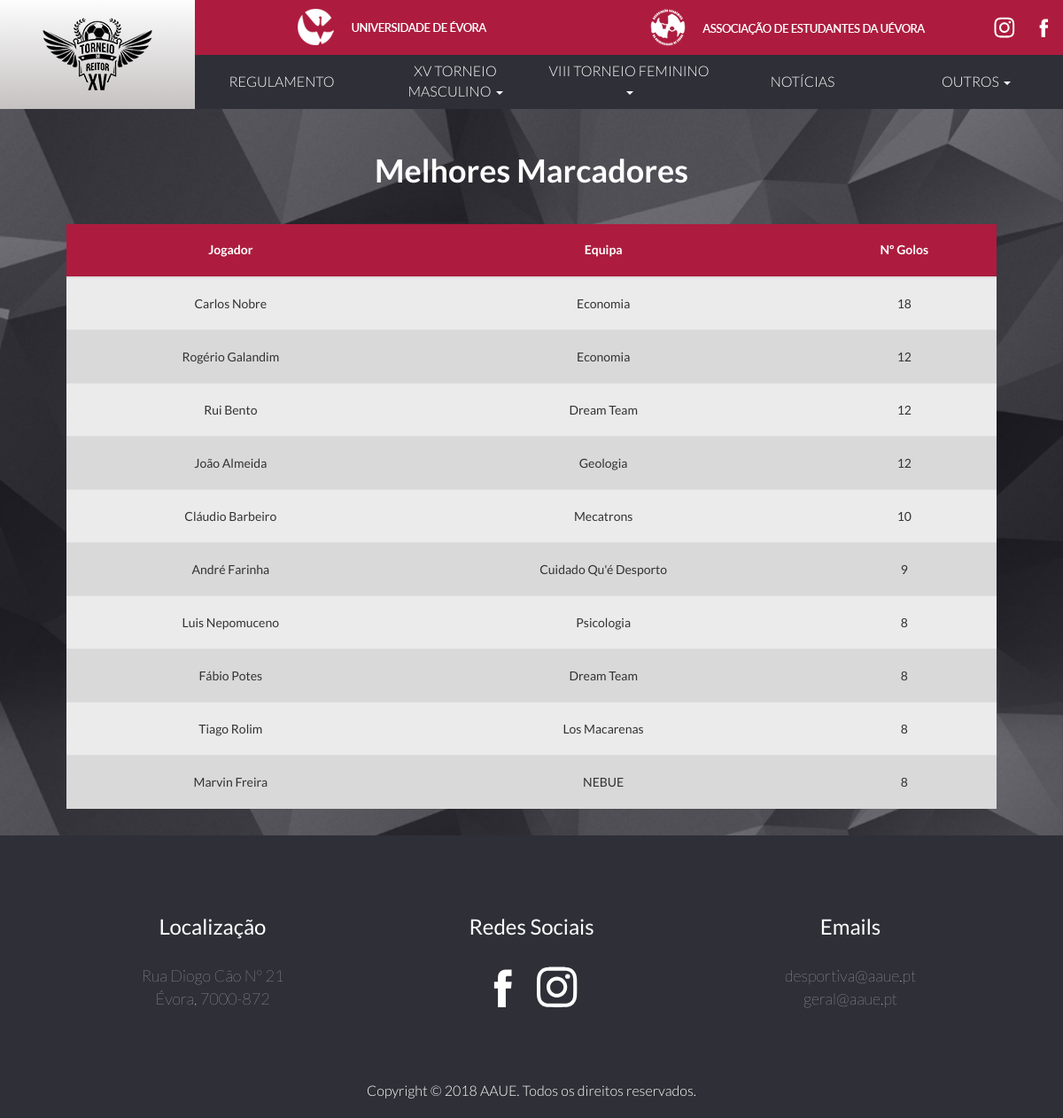
/index.php/marcadores, run on the app's committed database.
### tables this page shows
CREATE TABLE `tr2018_jogadores` (
  `id` int(11) NOT NULL AUTO_INCREMENT,
  `nomeJogador` text,
  `equipaId` int(11) DEFAULT NULL,
  `golos` int(11) DEFAULT NULL,
  `sexo` text,
  `amarelos` int(11) DEFAULT NULL,
  `vermelhos` int(11) DEFAULT NULL,
  `castigos` int(11) DEFAULT NULL,
  PRIMARY KEY (`id`)
);

CREATE TABLE `tr2018_equipas` (
  `id` int(11) NOT NULL AUTO_INCREMENT,
  `nome` text,
  `pontos` int(11) DEFAULT NULL,
  `jogos` int(11) DEFAULT NULL,
  `gm` int(11) DEFAULT NULL,
  `gs` int(11) DEFAULT NULL,
  `grupo` int(11) DEFAULT NULL,
  `cart_verm` int(11) DEFAULT '0',
  `cart_amrl` int(11) DEFAULT '0',
  `castigos` int(11) DEFAULT '0',
  `pts_fairplay` int(11) DEFAULT '0',
  PRIMARY KEY (`id`)
);

### application/controllers/Marcadores.php (called while the page is built, shortened)
<?php
class Marcadores extends CI_Controller {
	public function __construct()
	{
		$this->load->model('marcadores_model');
	}
	public function index()
	{
		$data['marcadores'] = $this->marcadores_model->getMarcadores();
		$this->load->view('template/header', $data);
		$this->load->view('marcadores');
		$this->load->view('template/footer');
	}
}

### index.php (called while the page is built, shortened)
<?php
require_once BASEPATH.'core/CodeIgniter.php';

### application/models/Marcadores_model.php (called while the page is built, shortened)
<?php
class Marcadores_model extends CI_Model {
	public function getMarcadores()
	{
		$query = $this->db->select('nome, nomeJogador, golos')
		->from('jogadores')
		->join('equipas', 'jogadores.equipaId = equipas.id')
		->order_by('golos', 'DESC')
		->limit(10)
		->get();
		return $query->result_array();
	}
}

### application/views/marcadores.php (the view)
<div class="container">
	<h1 class="titulo">Melhores Marcadores</h1>
	<div class="table-responsive">
		<table class="table">
			<table class="table tabela-riscada">
				<thead>
					<tr>
						<th>Jogador</th>
						<th>Equipa</th>
						<th>Nº Golos</th>
					</tr>
				</thead>
				<tbody>
					<?php
					foreach($marcadores as $marcadores): ?>
					<tr>
						<td><?php echo $marcadores['nomeJogador']; ?></td>
						<td><?php echo $marcadores['nome']; ?></td>
						<td><?php echo $marcadores['golos']; ?></td>
					</tr>
				<?php endforeach; ?>
			</tbody>
		</table>
	</table>
</div>
</div>

### assets/css/custom.css (style rules this page uses)
html, body { font-family: 'Lato', sans-serif; background-image: url("../imgs/bg-grande.jpg"); background-size: cover; margin:0; padding:0; height:100%; }
.container { padding-right: 5%; padding-left: 5%; margin-top: 20px; margin-right: auto; margin-left: auto; min-height: 100%; }
.titulo { text-align: center; padding: 10px; color: white; font-weight: bolder; }
.tabela-riscada { vertical-align: middle; text-align: center; height: 60px; border: 0px; }
.tabela-riscada > tbody > tr > td { vertical-align: middle; height: 60px; }
.tabela-riscada > thead > tr > th { height: 60px; background-color: #AD1C3E; color:white; vertical-align: middle; text-align: center; }
.tabela-riscada > tbody > tr:nth-of-type(odd) { background-color: #EBEBEB; }
.tabela-riscada > tbody > tr:nth-of-type(even) { background-color: #D9D9D9; }

### data on the page
tr2018_jogadores: nomeJogador "Carlos Nobre", tr2018_equipas.nome "Economia", golos "18"
tr2018_jogadores: nomeJogador "Rogério Galandim", tr2018_equipas.nome "Economia", golos "12"
tr2018_jogadores: nomeJogador "Rui Bento", tr2018_equipas.nome "Dream Team", golos "12"
tr2018_jogadores: nomeJogador "João Almeida", tr2018_equipas.nome "Geologia", golos "12"
tr2018_jogadores: nomeJogador "Cláudio Barbeiro", tr2018_equipas.nome "Mecatrons", golos "10"
tr2018_jogadores: nomeJogador "André Farinha", tr2018_equipas.nome "Cuidado Qu'é Desporto", golos "9"
tr2018_jogadores: nomeJogador "Luis Nepomuceno", tr2018_equipas.nome "Psicologia", golos "8"
tr2018_jogadores: nomeJogador "Fábio Potes", tr2018_equipas.nome "Dream Team", golos "8"
tr2018_jogadores: nomeJogador "Tiago Rolim", tr2018_equipas.nome "Los Macarenas", golos "8"
tr2018_jogadores: nomeJogador "Marvin Freira", tr2018_equipas.nome "NEBUE", golos "8"
